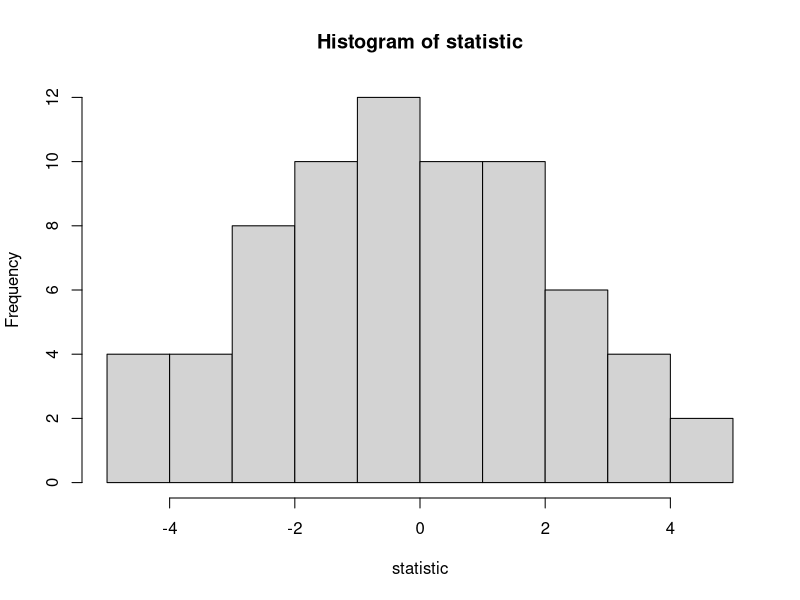
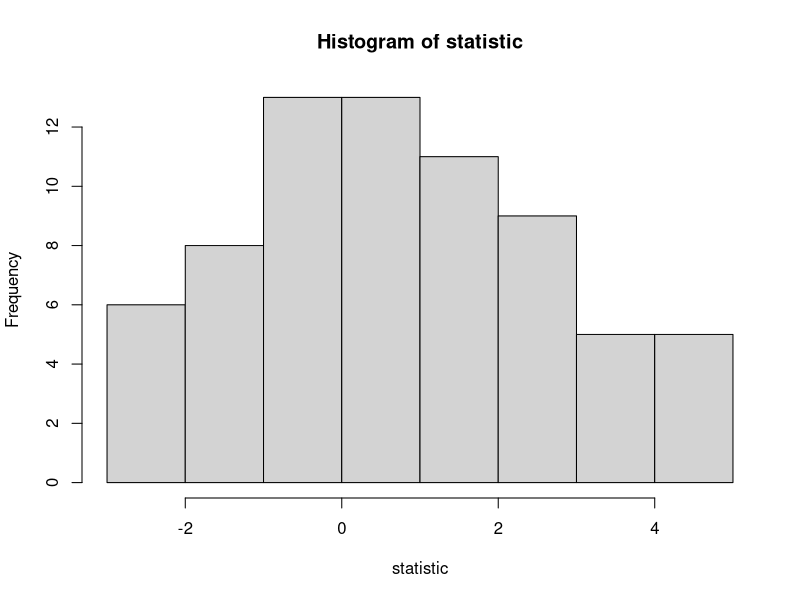

The R source for these figures, in order:
### Randomization based inference of a simple random 
###	experiment

## Observed resonposes
Yobs <- c(30, 25, 24, 25, 22, 28, 26, 20)
treatment <- c('Yes', 'No', 'No', 'Yes', 'No', 'Yes', 'Yes', 'No')

# average response for treatment
avgY = mean( Yobs[ treatment == 'Yes' ] )
avgY
# average response for control
avgN = mean( Yobs[ treatment == 'No' ] )
avgN
# difference
Tobs = avgY - avgN

####  Hypothesis  Y_1i = Y_0i   ###
## Potential outcomes when the NULL hypothesis is true
Y1 <- c(30, 25, 24, 25, 22, 28, 26, 20)
Y0 <- c(30, 25, 24, 25, 22, 28, 26, 20)

## Enumerate all 70 possible ways to pick 4 participants to the program
all_treatment_assignments <- combn(8,4)
all_treatment_assignments # Each column gives you the units that will get Treatment


## Calculate the statistic for all 70 possible assignments
statistic <- NULL

for(i in 1:70){	
	units_assigned_to_Y <- all_treatment_assignments[,i]

	# Imput response based on this treatment assignment
	Yobsi = Y0
	Yobsi[units_assigned_to_Y] = Y1[units_assigned_to_Y]

	#Calculate the statistic
	avgY = mean( Yobsi[ units_assigned_to_Y ] )
	avgN = mean( Yobsi[ - units_assigned_to_Y ] )
	statistic <- c(statistic, avgY - avgN )
}

## Table of all the values of the statistic
table(statistic)
hist(statistic) ## Histogram

## Notice that the value we observed (4.5) is the most extreme value. 

sum(statistic>=Tobs)/length(statistic)
## 	CONCLUSION	##
## Thus, either the hypothesis is false, in that the effect of the 
##	treatment must be much larger to produce this value of the 
##	statistic, or the hypothesis is true and we drew one unlikely 
##	randomization that gave us this extreme value. 


###########################################

###########################################
### CI under constant additive treatment effect


tau = 1

Z = 1*(treatment=='Yes')

####  Hypothesis  Y_1i = Y_0i + tau  ###
## Potential outcomes when the NULL hypothesis is true
Y1 <- Yobs + (1-Z)*tau
Y0 <- Yobs - Z*tau

## Enumerate all 70 possible ways to pick 4 participants to the program
all_treatment_assignments <- combn(8,4)
all_treatment_assignments # Each column gives you the units that will get Treatment


## Calculate the statistic for all 70 possible assignments
statistic <- NULL

for(i in 1:70){	
  units_assigned_to_Y <- all_treatment_assignments[,i]
  
  # Imput response based on this treatment assignment
  Yobsi = Y0
  Yobsi[units_assigned_to_Y] = Y1[units_assigned_to_Y]
  
  #Calculate the statistic
  avgY = mean( Yobsi[ units_assigned_to_Y ] )
  avgN = mean( Yobsi[ - units_assigned_to_Y ] )
  statistic <- c(statistic, avgY - avgN )
}

## Table of all the values of the statistic
table(statistic)
hist(statistic) ## Histogram

## Notice that the value we observed (4.5) is the most extreme value. 

sum(statistic>=Tobs)/length(statistic)
